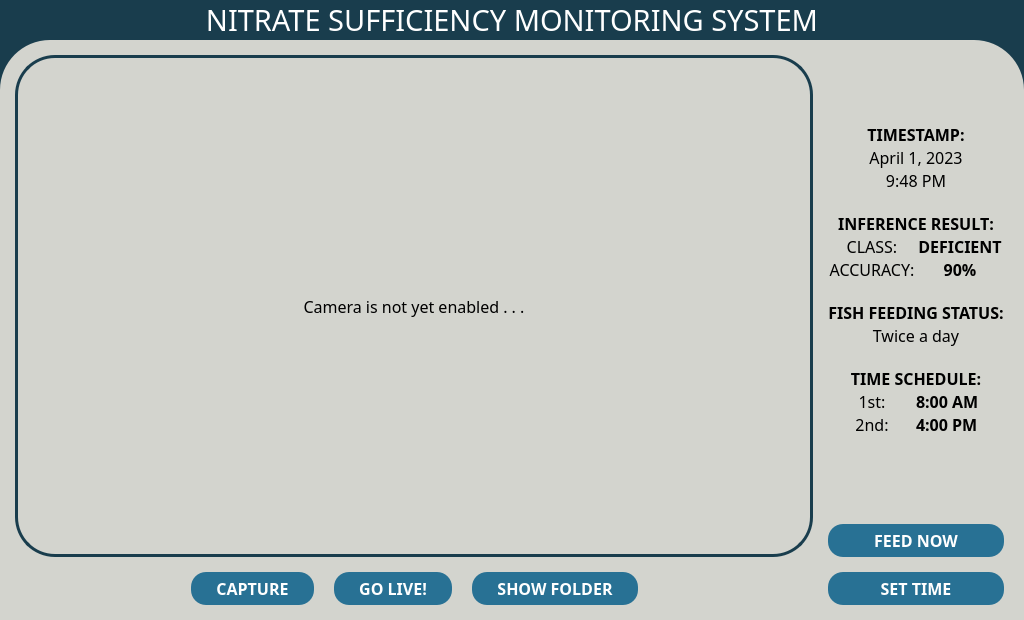
<?xml version="1.0" encoding="UTF-8"?>
<ui version="4.0">
 <class>MainWindow</class>
 <widget class="QMainWindow" name="MainWindow">
  <property name="enabled">
   <bool>true</bool>
  </property>
  <property name="geometry">
   <rect>
    <x>0</x>
    <y>0</y>
    <width>1024</width>
    <height>620</height>
   </rect>
  </property>
  <property name="windowTitle">
   <string>Nutrient Sufficiency Monitoring System</string>
  </property>
  <property name="styleSheet">
   <string notr="true">*{
	background-color: rgb(25, 61, 77);
}</string>
  </property>
  <widget class="QWidget" name="centralwidget">
   <layout class="QVBoxLayout" name="verticalLayout" stretch="0,0">
    <property name="spacing">
     <number>0</number>
    </property>
    <property name="leftMargin">
     <number>0</number>
    </property>
    <property name="topMargin">
     <number>0</number>
    </property>
    <property name="rightMargin">
     <number>0</number>
    </property>
    <property name="bottomMargin">
     <number>0</number>
    </property>
    <item>
     <widget class="QLabel" name="appTitle">
      <property name="sizePolicy">
       <sizepolicy hsizetype="Preferred" vsizetype="Preferred">
        <horstretch>0</horstretch>
        <verstretch>0</verstretch>
       </sizepolicy>
      </property>
      <property name="palette">
       <palette>
        <active>
         <colorrole role="WindowText">
          <brush brushstyle="SolidPattern">
           <color alpha="255">
            <red>255</red>
            <green>255</green>
            <blue>255</blue>
           </color>
          </brush>
         </colorrole>
         <colorrole role="Button">
          <brush brushstyle="SolidPattern">
           <color alpha="0">
            <red>255</red>
            <green>255</green>
            <blue>255</blue>
           </color>
          </brush>
         </colorrole>
         <colorrole role="Text">
          <brush brushstyle="SolidPattern">
           <color alpha="255">
            <red>255</red>
            <green>255</green>
            <blue>255</blue>
           </color>
          </brush>
         </colorrole>
         <colorrole role="ButtonText">
          <brush brushstyle="SolidPattern">
           <color alpha="255">
            <red>255</red>
            <green>255</green>
            <blue>255</blue>
           </color>
          </brush>
         </colorrole>
         <colorrole role="Base">
          <brush brushstyle="SolidPattern">
           <color alpha="0">
            <red>255</red>
            <green>255</green>
            <blue>255</blue>
           </color>
          </brush>
         </colorrole>
         <colorrole role="Window">
          <brush brushstyle="SolidPattern">
           <color alpha="0">
            <red>255</red>
            <green>255</green>
            <blue>255</blue>
           </color>
          </brush>
         </colorrole>
         <colorrole role="PlaceholderText">
          <brush brushstyle="NoBrush">
           <color alpha="128">
            <red>255</red>
            <green>255</green>
            <blue>255</blue>
           </color>
          </brush>
         </colorrole>
        </active>
        <inactive>
         <colorrole role="WindowText">
          <brush brushstyle="SolidPattern">
           <color alpha="255">
            <red>255</red>
            <green>255</green>
            <blue>255</blue>
           </color>
          </brush>
         </colorrole>
         <colorrole role="Button">
          <brush brushstyle="SolidPattern">
           <color alpha="0">
            <red>255</red>
            <green>255</green>
            <blue>255</blue>
           </color>
          </brush>
         </colorrole>
         <colorrole role="Text">
          <brush brushstyle="SolidPattern">
           <color alpha="255">
            <red>255</red>
            <green>255</green>
            <blue>255</blue>
           </color>
          </brush>
         </colorrole>
         <colorrole role="ButtonText">
          <brush brushstyle="SolidPattern">
           <color alpha="255">
            <red>255</red>
            <green>255</green>
            <blue>255</blue>
           </color>
          </brush>
         </colorrole>
         <colorrole role="Base">
          <brush brushstyle="SolidPattern">
           <color alpha="0">
            <red>255</red>
            <green>255</green>
            <blue>255</blue>
           </color>
          </brush>
         </colorrole>
         <colorrole role="Window">
          <brush brushstyle="SolidPattern">
           <color alpha="0">
            <red>255</red>
            <green>255</green>
            <blue>255</blue>
           </color>
          </brush>
         </colorrole>
         <colorrole role="PlaceholderText">
          <brush brushstyle="NoBrush">
           <color alpha="128">
            <red>255</red>
            <green>255</green>
            <blue>255</blue>
           </color>
          </brush>
         </colorrole>
        </inactive>
        <disabled>
         <colorrole role="WindowText">
          <brush brushstyle="SolidPattern">
           <color alpha="255">
            <red>255</red>
            <green>255</green>
            <blue>255</blue>
           </color>
          </brush>
         </colorrole>
         <colorrole role="Button">
          <brush brushstyle="SolidPattern">
           <color alpha="0">
            <red>255</red>
            <green>255</green>
            <blue>255</blue>
           </color>
          </brush>
         </colorrole>
         <colorrole role="Text">
          <brush brushstyle="SolidPattern">
           <color alpha="255">
            <red>255</red>
            <green>255</green>
            <blue>255</blue>
           </color>
          </brush>
         </colorrole>
         <colorrole role="ButtonText">
          <brush brushstyle="SolidPattern">
           <color alpha="255">
            <red>255</red>
            <green>255</green>
            <blue>255</blue>
           </color>
          </brush>
         </colorrole>
         <colorrole role="Base">
          <brush brushstyle="SolidPattern">
           <color alpha="0">
            <red>255</red>
            <green>255</green>
            <blue>255</blue>
           </color>
          </brush>
         </colorrole>
         <colorrole role="Window">
          <brush brushstyle="SolidPattern">
           <color alpha="0">
            <red>255</red>
            <green>255</green>
            <blue>255</blue>
           </color>
          </brush>
         </colorrole>
         <colorrole role="PlaceholderText">
          <brush brushstyle="NoBrush">
           <color alpha="128">
            <red>255</red>
            <green>255</green>
            <blue>255</blue>
           </color>
          </brush>
         </colorrole>
        </disabled>
       </palette>
      </property>
      <property name="font">
       <font>
        <family>Poppins Medium</family>
        <pointsize>22</pointsize>
       </font>
      </property>
      <property name="autoFillBackground">
       <bool>false</bool>
      </property>
      <property name="styleSheet">
       <string notr="true">QLabel {
	background-color: rgba(255, 255, 255, 0);
	color: rgba(255, 255, 255, 255);
}</string>
      </property>
      <property name="text">
       <string>NITRATE SUFFICIENCY MONITORING SYSTEM</string>
      </property>
      <property name="alignment">
       <set>Qt::AlignCenter</set>
      </property>
     </widget>
    </item>
    <item>
     <widget class="QFrame" name="mainFrame">
      <property name="styleSheet">
       <string notr="true">QFrame {
	background-color: rgb(211, 212, 206);
	border-top-left-radius: 50px;
    border-top-right-radius: 50px;
}</string>
      </property>
      <property name="frameShape">
       <enum>QFrame::StyledPanel</enum>
      </property>
      <property name="frameShadow">
       <enum>QFrame::Raised</enum>
      </property>
      <layout class="QHBoxLayout" name="horizontalLayout" stretch="1,0">
       <property name="spacing">
        <number>15</number>
       </property>
       <property name="leftMargin">
        <number>15</number>
       </property>
       <property name="topMargin">
        <number>15</number>
       </property>
       <property name="rightMargin">
        <number>20</number>
       </property>
       <property name="bottomMargin">
        <number>15</number>
       </property>
       <item>
        <layout class="QVBoxLayout" name="cameraLayout" stretch="1,0">
         <property name="spacing">
          <number>15</number>
         </property>
         <item>
          <widget class="QLabel" name="cameraPreviewHolder">
           <property name="sizePolicy">
            <sizepolicy hsizetype="Preferred" vsizetype="Preferred">
             <horstretch>0</horstretch>
             <verstretch>0</verstretch>
            </sizepolicy>
           </property>
           <property name="palette">
            <palette>
             <active>
              <colorrole role="WindowText">
               <brush brushstyle="SolidPattern">
                <color alpha="255">
                 <red>0</red>
                 <green>0</green>
                 <blue>0</blue>
                </color>
               </brush>
              </colorrole>
              <colorrole role="Button">
               <brush brushstyle="SolidPattern">
                <color alpha="0">
                 <red>255</red>
                 <green>255</green>
                 <blue>255</blue>
                </color>
               </brush>
              </colorrole>
              <colorrole role="Text">
               <brush brushstyle="SolidPattern">
                <color alpha="255">
                 <red>0</red>
                 <green>0</green>
                 <blue>0</blue>
                </color>
               </brush>
              </colorrole>
              <colorrole role="ButtonText">
               <brush brushstyle="SolidPattern">
                <color alpha="255">
                 <red>0</red>
                 <green>0</green>
                 <blue>0</blue>
                </color>
               </brush>
              </colorrole>
              <colorrole role="Base">
               <brush brushstyle="SolidPattern">
                <color alpha="0">
                 <red>255</red>
                 <green>255</green>
                 <blue>255</blue>
                </color>
               </brush>
              </colorrole>
              <colorrole role="Window">
               <brush brushstyle="SolidPattern">
                <color alpha="0">
                 <red>255</red>
                 <green>255</green>
                 <blue>255</blue>
                </color>
               </brush>
              </colorrole>
              <colorrole role="PlaceholderText">
               <brush brushstyle="NoBrush">
                <color alpha="128">
                 <red>0</red>
                 <green>0</green>
                 <blue>0</blue>
                </color>
               </brush>
              </colorrole>
             </active>
             <inactive>
              <colorrole role="WindowText">
               <brush brushstyle="SolidPattern">
                <color alpha="255">
                 <red>0</red>
                 <green>0</green>
                 <blue>0</blue>
                </color>
               </brush>
              </colorrole>
              <colorrole role="Button">
               <brush brushstyle="SolidPattern">
                <color alpha="0">
                 <red>255</red>
                 <green>255</green>
                 <blue>255</blue>
                </color>
               </brush>
              </colorrole>
              <colorrole role="Text">
               <brush brushstyle="SolidPattern">
                <color alpha="255">
                 <red>0</red>
                 <green>0</green>
                 <blue>0</blue>
                </color>
               </brush>
              </colorrole>
              <colorrole role="ButtonText">
               <brush brushstyle="SolidPattern">
                <color alpha="255">
                 <red>0</red>
                 <green>0</green>
                 <blue>0</blue>
                </color>
               </brush>
              </colorrole>
              <colorrole role="Base">
               <brush brushstyle="SolidPattern">
                <color alpha="0">
                 <red>255</red>
                 <green>255</green>
                 <blue>255</blue>
                </color>
               </brush>
              </colorrole>
              <colorrole role="Window">
               <brush brushstyle="SolidPattern">
                <color alpha="0">
                 <red>255</red>
                 <green>255</green>
                 <blue>255</blue>
                </color>
               </brush>
              </colorrole>
              <colorrole role="PlaceholderText">
               <brush brushstyle="NoBrush">
                <color alpha="128">
                 <red>0</red>
                 <green>0</green>
                 <blue>0</blue>
                </color>
               </brush>
              </colorrole>
             </inactive>
             <disabled>
              <colorrole role="WindowText">
               <brush brushstyle="SolidPattern">
                <color alpha="255">
                 <red>0</red>
                 <green>0</green>
                 <blue>0</blue>
                </color>
               </brush>
              </colorrole>
              <colorrole role="Button">
               <brush brushstyle="SolidPattern">
                <color alpha="0">
                 <red>255</red>
                 <green>255</green>
                 <blue>255</blue>
                </color>
               </brush>
              </colorrole>
              <colorrole role="Text">
               <brush brushstyle="SolidPattern">
                <color alpha="255">
                 <red>0</red>
                 <green>0</green>
                 <blue>0</blue>
                </color>
               </brush>
              </colorrole>
              <colorrole role="ButtonText">
               <brush brushstyle="SolidPattern">
                <color alpha="255">
                 <red>0</red>
                 <green>0</green>
                 <blue>0</blue>
                </color>
               </brush>
              </colorrole>
              <colorrole role="Base">
               <brush brushstyle="SolidPattern">
                <color alpha="0">
                 <red>255</red>
                 <green>255</green>
                 <blue>255</blue>
                </color>
               </brush>
              </colorrole>
              <colorrole role="Window">
               <brush brushstyle="SolidPattern">
                <color alpha="0">
                 <red>255</red>
                 <green>255</green>
                 <blue>255</blue>
                </color>
               </brush>
              </colorrole>
              <colorrole role="PlaceholderText">
               <brush brushstyle="NoBrush">
                <color alpha="128">
                 <red>0</red>
                 <green>0</green>
                 <blue>0</blue>
                </color>
               </brush>
              </colorrole>
             </disabled>
            </palette>
           </property>
           <property name="font">
            <font>
             <family>Poppins Medium</family>
             <pointsize>12</pointsize>
            </font>
           </property>
           <property name="autoFillBackground">
            <bool>false</bool>
           </property>
           <property name="styleSheet">
            <string notr="true">QLabel {
	background-color: rgba(255, 255, 255, 0);
	color: rgba(0, 0, 0, 255);
	border: 3px solid rgb(25, 61, 77);
	border-radius: 40px;
}</string>
           </property>
           <property name="frameShape">
            <enum>QFrame::Box</enum>
           </property>
           <property name="frameShadow">
            <enum>QFrame::Plain</enum>
           </property>
           <property name="lineWidth">
            <number>1</number>
           </property>
           <property name="text">
            <string>Camera is not yet enabled . . .</string>
           </property>
           <property name="alignment">
            <set>Qt::AlignCenter</set>
           </property>
          </widget>
         </item>
         <item>
          <layout class="QHBoxLayout" name="horizontalLayout_3">
           <property name="spacing">
            <number>20</number>
           </property>
           <item>
            <spacer name="leftSpacer">
             <property name="orientation">
              <enum>Qt::Horizontal</enum>
             </property>
             <property name="sizeType">
              <enum>QSizePolicy::Expanding</enum>
             </property>
             <property name="sizeHint" stdset="0">
              <size>
               <width>40</width>
               <height>20</height>
              </size>
             </property>
            </spacer>
           </item>
           <item>
            <widget class="QPushButton" name="captureBtn">
             <property name="font">
              <font>
               <family>Poppins</family>
               <pointsize>12</pointsize>
               <weight>75</weight>
               <bold>true</bold>
              </font>
             </property>
             <property name="styleSheet">
              <string notr="true">QPushButton {
    background-color: #287194;
    color: white;
    border-radius: 15px;
    border: none;
    padding: 5px 25px;
}

QPushButton:hover {
    background-color: #1F5773;
}

QPushButton:pressed {
    background-color: #193D4D;
}</string>
             </property>
             <property name="text">
              <string>CAPTURE</string>
             </property>
            </widget>
           </item>
           <item>
            <widget class="QPushButton" name="liveFeedBtn">
             <property name="font">
              <font>
               <family>Poppins</family>
               <pointsize>12</pointsize>
               <weight>75</weight>
               <bold>true</bold>
              </font>
             </property>
             <property name="styleSheet">
              <string notr="true">QPushButton {
    background-color: #287194;
    color: white;
    border-radius: 15px;
    border: none;
    padding: 5px 25px;
}

QPushButton:hover {
    background-color: #1F5773;
}

QPushButton:pressed {
    background-color: #193D4D;
}</string>
             </property>
             <property name="text">
              <string>GO LIVE!</string>
             </property>
            </widget>
           </item>
           <item>
            <widget class="QPushButton" name="showFolderBtn">
             <property name="font">
              <font>
               <family>Poppins</family>
               <pointsize>12</pointsize>
               <weight>75</weight>
               <bold>true</bold>
              </font>
             </property>
             <property name="styleSheet">
              <string notr="true">QPushButton {
    background-color: #287194;
    color: white;
    border-radius: 15px;
    border: none;
    padding: 5px 25px;
}

QPushButton:hover {
    background-color: #1F5773;
}

QPushButton:pressed {
    background-color: #193D4D;
}</string>
             </property>
             <property name="text">
              <string>SHOW FOLDER</string>
             </property>
            </widget>
           </item>
           <item>
            <spacer name="rightSpacer">
             <property name="orientation">
              <enum>Qt::Horizontal</enum>
             </property>
             <property name="sizeHint" stdset="0">
              <size>
               <width>40</width>
               <height>20</height>
              </size>
             </property>
            </spacer>
           </item>
          </layout>
         </item>
        </layout>
       </item>
       <item>
        <layout class="QVBoxLayout" name="fishFeederLayout">
         <property name="spacing">
          <number>20</number>
         </property>
         <item>
          <spacer name="verticalSpacer_2">
           <property name="orientation">
            <enum>Qt::Vertical</enum>
           </property>
           <property name="sizeHint" stdset="0">
            <size>
             <width>20</width>
             <height>40</height>
            </size>
           </property>
          </spacer>
         </item>
         <item>
          <layout class="QVBoxLayout" name="currentTimeLayout">
           <property name="spacing">
            <number>0</number>
           </property>
           <item>
            <widget class="QLabel" name="currentTimeTitle">
             <property name="font">
              <font>
               <family>Poppins</family>
               <pointsize>12</pointsize>
               <weight>75</weight>
               <bold>true</bold>
              </font>
             </property>
             <property name="text">
              <string>TIMESTAMP:</string>
             </property>
             <property name="alignment">
              <set>Qt::AlignCenter</set>
             </property>
            </widget>
           </item>
           <item>
            <widget class="QLabel" name="dateLabel">
             <property name="font">
              <font>
               <family>Poppins</family>
               <pointsize>12</pointsize>
              </font>
             </property>
             <property name="text">
              <string>April 1, 2023</string>
             </property>
             <property name="alignment">
              <set>Qt::AlignCenter</set>
             </property>
            </widget>
           </item>
           <item>
            <widget class="QLabel" name="timeLabel">
             <property name="font">
              <font>
               <family>Poppins</family>
               <pointsize>12</pointsize>
              </font>
             </property>
             <property name="text">
              <string>9:48 PM</string>
             </property>
             <property name="alignment">
              <set>Qt::AlignCenter</set>
             </property>
            </widget>
           </item>
          </layout>
         </item>
         <item>
          <layout class="QVBoxLayout" name="inferenceResultLayout">
           <property name="spacing">
            <number>0</number>
           </property>
           <item>
            <widget class="QLabel" name="inferenceResultTitle">
             <property name="font">
              <font>
               <family>Poppins</family>
               <pointsize>12</pointsize>
               <weight>75</weight>
               <bold>true</bold>
              </font>
             </property>
             <property name="text">
              <string>INFERENCE RESULT:</string>
             </property>
             <property name="alignment">
              <set>Qt::AlignCenter</set>
             </property>
            </widget>
           </item>
           <item>
            <layout class="QHBoxLayout" name="horizontalLayout_5">
             <item>
              <widget class="QLabel" name="classTitle">
               <property name="font">
                <font>
                 <family>Poppins</family>
                 <pointsize>12</pointsize>
                </font>
               </property>
               <property name="text">
                <string>CLASS:</string>
               </property>
               <property name="alignment">
                <set>Qt::AlignCenter</set>
               </property>
              </widget>
             </item>
             <item>
              <widget class="QLabel" name="classificationResultLabel">
               <property name="font">
                <font>
                 <family>Poppins</family>
                 <pointsize>12</pointsize>
                 <weight>75</weight>
                 <bold>true</bold>
                </font>
               </property>
               <property name="text">
                <string>DEFICIENT</string>
               </property>
               <property name="alignment">
                <set>Qt::AlignCenter</set>
               </property>
              </widget>
             </item>
            </layout>
           </item>
           <item>
            <layout class="QHBoxLayout" name="horizontalLayout_4">
             <item>
              <widget class="QLabel" name="accuracyTitle">
               <property name="font">
                <font>
                 <family>Poppins</family>
                 <pointsize>12</pointsize>
                </font>
               </property>
               <property name="text">
                <string>ACCURACY:</string>
               </property>
               <property name="alignment">
                <set>Qt::AlignCenter</set>
               </property>
              </widget>
             </item>
             <item>
              <widget class="QLabel" name="accuracyResult">
               <property name="font">
                <font>
                 <family>Poppins</family>
                 <pointsize>12</pointsize>
                 <weight>75</weight>
                 <bold>true</bold>
                </font>
               </property>
               <property name="text">
                <string>90%</string>
               </property>
               <property name="alignment">
                <set>Qt::AlignCenter</set>
               </property>
              </widget>
             </item>
            </layout>
           </item>
          </layout>
         </item>
         <item>
          <layout class="QVBoxLayout" name="fishFeedingStatusLayout">
           <property name="spacing">
            <number>0</number>
           </property>
           <item>
            <widget class="QLabel" name="fishFeedingStatusTitle">
             <property name="font">
              <font>
               <family>Poppins</family>
               <pointsize>12</pointsize>
               <weight>75</weight>
               <bold>true</bold>
              </font>
             </property>
             <property name="text">
              <string>FISH FEEDING STATUS:</string>
             </property>
             <property name="alignment">
              <set>Qt::AlignCenter</set>
             </property>
            </widget>
           </item>
           <item>
            <widget class="QLabel" name="fishFeedingStatusResult">
             <property name="font">
              <font>
               <family>Poppins</family>
               <pointsize>12</pointsize>
              </font>
             </property>
             <property name="text">
              <string>Twice a day</string>
             </property>
             <property name="alignment">
              <set>Qt::AlignCenter</set>
             </property>
            </widget>
           </item>
          </layout>
         </item>
         <item>
          <layout class="QVBoxLayout" name="timeScheduleLayout">
           <property name="spacing">
            <number>0</number>
           </property>
           <item>
            <widget class="QLabel" name="timeScheduleTitle">
             <property name="font">
              <font>
               <family>Poppins</family>
               <pointsize>12</pointsize>
               <weight>75</weight>
               <bold>true</bold>
              </font>
             </property>
             <property name="text">
              <string>TIME SCHEDULE:</string>
             </property>
             <property name="alignment">
              <set>Qt::AlignCenter</set>
             </property>
            </widget>
           </item>
           <item>
            <layout class="QHBoxLayout" name="horizontalLayout_7">
             <item>
              <widget class="QLabel" name="firstSchedTitle">
               <property name="font">
                <font>
                 <family>Poppins</family>
                 <pointsize>12</pointsize>
                </font>
               </property>
               <property name="text">
                <string>1st:</string>
               </property>
               <property name="alignment">
                <set>Qt::AlignCenter</set>
               </property>
              </widget>
             </item>
             <item>
              <widget class="QLabel" name="firstSchedResult">
               <property name="font">
                <font>
                 <family>Poppins</family>
                 <pointsize>12</pointsize>
                 <weight>75</weight>
                 <bold>true</bold>
                </font>
               </property>
               <property name="text">
                <string>8:00 AM</string>
               </property>
               <property name="alignment">
                <set>Qt::AlignLeading|Qt::AlignLeft|Qt::AlignVCenter</set>
               </property>
              </widget>
             </item>
            </layout>
           </item>
           <item>
            <layout class="QHBoxLayout" name="horizontalLayout_6">
             <item>
              <widget class="QLabel" name="secondSchedTitle">
               <property name="font">
                <font>
                 <family>Poppins</family>
                 <pointsize>12</pointsize>
                </font>
               </property>
               <property name="text">
                <string>2nd:</string>
               </property>
               <property name="alignment">
                <set>Qt::AlignCenter</set>
               </property>
              </widget>
             </item>
             <item>
              <widget class="QLabel" name="secondSchedResult">
               <property name="font">
                <font>
                 <family>Poppins</family>
                 <pointsize>12</pointsize>
                 <weight>75</weight>
                 <bold>true</bold>
                </font>
               </property>
               <property name="text">
                <string>4:00 PM</string>
               </property>
               <property name="alignment">
                <set>Qt::AlignLeading|Qt::AlignLeft|Qt::AlignVCenter</set>
               </property>
              </widget>
             </item>
            </layout>
           </item>
          </layout>
         </item>
         <item>
          <spacer name="verticalSpacer">
           <property name="orientation">
            <enum>Qt::Vertical</enum>
           </property>
           <property name="sizeHint" stdset="0">
            <size>
             <width>20</width>
             <height>40</height>
            </size>
           </property>
          </spacer>
         </item>
         <item>
          <layout class="QVBoxLayout" name="feedingSchedBtns">
           <property name="spacing">
            <number>15</number>
           </property>
           <item>
            <widget class="QPushButton" name="feedNowBtn">
             <property name="font">
              <font>
               <family>Poppins</family>
               <pointsize>12</pointsize>
               <weight>75</weight>
               <bold>true</bold>
              </font>
             </property>
             <property name="styleSheet">
              <string notr="true">QPushButton {
    background-color: #287194;
    color: white;
    border-radius: 15px;
    border: none;
    padding: 5px 25px;
}

QPushButton:hover {
    background-color: #1F5773;
}

QPushButton:pressed {
    background-color: #193D4D;
}</string>
             </property>
             <property name="text">
              <string>FEED NOW</string>
             </property>
            </widget>
           </item>
           <item>
            <widget class="QPushButton" name="setTimeBtn">
             <property name="font">
              <font>
               <family>Poppins</family>
               <pointsize>12</pointsize>
               <weight>75</weight>
               <bold>true</bold>
              </font>
             </property>
             <property name="styleSheet">
              <string notr="true">QPushButton {
    background-color: #287194;
    color: white;
    border-radius: 15px;
    border: none;
    padding: 5px 25px;
}

QPushButton:hover {
    background-color: #1F5773;
}

QPushButton:pressed {
    background-color: #193D4D;
}</string>
             </property>
             <property name="text">
              <string>SET TIME</string>
             </property>
            </widget>
           </item>
          </layout>
         </item>
        </layout>
       </item>
      </layout>
     </widget>
    </item>
   </layout>
  </widget>
 </widget>
 <resources/>
 <connections/>
</ui>
